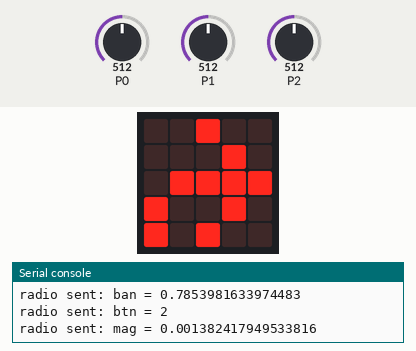
Recording of a program running on a simulated BBC micro:bit (MakeCode). Parts: the board's 5×5 LED display, the last lines printed to the serial console. The test bench sets the inputs (shaded band); at power-on: P0 = 512, P1 = 512, P2 = 512 (analog values on the 0–1023 scale). No radio messages arrive unless stated (any console line starting 'radio sent:' is added by the test bench).

Above: at 1.2 s.
1.3 s: P0 set to 547
At 2.4 s:
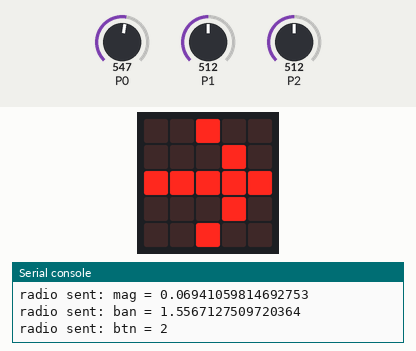
3.1 s: P1 set to 534
At 4.0 s:
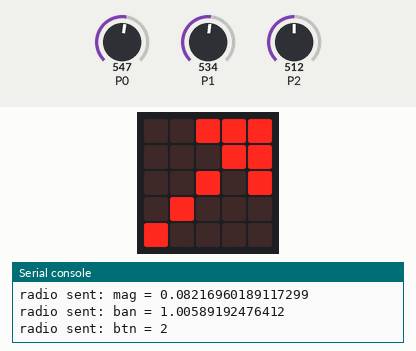
5.2 s: P1 set to 581
7.0 s: P1 set to 615
At 7.8 s:
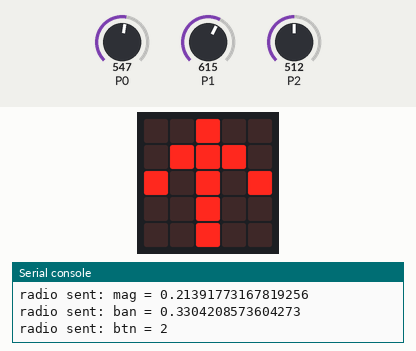
8.7 s: P0 set to 306
At 10.5 s:
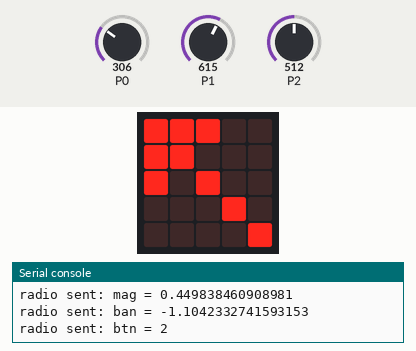
10.8 s: P0 set to 246
At 12.4 s:
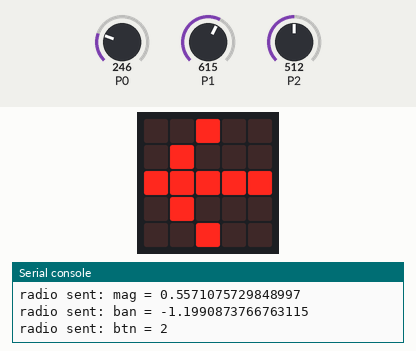
Timing chart, 0 to 13.9 s (numbered marks = the images above; inputs shaded):
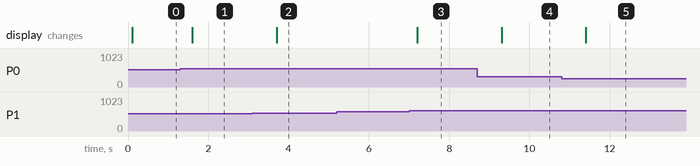

The program:

main.ts
```typescript
function dispDirection (angle: number) {
    if (angle > 3.14 * (-1 / 8) && angle <= 3.14 * (1 / 8)) {
        basic.showArrow(ArrowNames.North)
    } else if (angle > 3.14 * (1 / 8) && angle <= 3.14 * (3 / 8)) {
        basic.showArrow(ArrowNames.NorthEast)
    } else if (angle > 3.14 * (3 / 8) && angle <= 3.14 * (5 / 8)) {
        basic.showArrow(ArrowNames.East)
    } else if (angle > 3.14 * (5 / 8) && angle <= 3.14 * (7 / 8)) {
        basic.showArrow(ArrowNames.SouthEast)
    } else if (angle > 3.14 * (-3 / 8) && angle <= 3.14 * (-1 / 8)) {
        basic.showArrow(ArrowNames.NorthWest)
    } else if (angle > 3.14 * (-5 / 8) && angle <= 3.14 * (-3 / 8)) {
        basic.showArrow(ArrowNames.West)
    } else if (angle > 3.14 * (-7 / 8) && angle <= 3.14 * (-5 / 8)) {
        basic.showArrow(ArrowNames.SouthWest)
    } else {
        basic.showArrow(ArrowNames.South)
    }
}
function ButtonInfo () {
    buttonVal = pins.analogReadPin(AnalogPin.P2)
    if (buttonVal < 256) {
        buttonNum = 1
    } else if (buttonVal < 597) {
        buttonNum = 2
    } else if (buttonVal < 725) {
        buttonNum = 3
    } else if (buttonVal < 793) {
        buttonNum = 4
    } else if (buttonVal < 836) {
        buttonNum = 5
    } else if (buttonVal < 938) {
        buttonNum = 6
    } else {
        buttonNum = 0
    }
    return buttonNum
}
let baseAngle = 0
let magnitude = 0
let inputY = 0
let inputX = 0
let buttonNum = 0
let buttonVal = 0
radio.setGroup(1)
basic.forever(function () {
    inputX = Math.map(pins.analogReadPin(AnalogPin.P0), 0, 1023, -1, 1)
    inputY = Math.map(pins.analogReadPin(AnalogPin.P1), 0, 1023, -1, 1)
    magnitude = Math.sqrt(inputX * inputX + inputY * inputY)
    magnitude = Math.min(magnitude, 1)
    baseAngle = Math.atan2(inputX, inputY)
    radio.sendValue("mag", magnitude)
    radio.sendValue("ban", baseAngle)
    radio.sendValue("btn", ButtonInfo())
})
loops.everyInterval(100, function () {
    basic.pause(100)
    if (magnitude > 0.05) {
        dispDirection(baseAngle)
    } else if (buttonNum == 2) {
        basic.showLeds(`
            . . # . .
            . . . # .
            . # # # #
            # . . # .
            # . # . .
            `)
    } else if (buttonNum == 4) {
        basic.showLeds(`
            . . # . .
            . # . . .
            # # # # .
            . # . . #
            . . # . #
            `)
    } else {
        basic.clearScreen()
    }
})
```

test.ts
```typescript
// テストはここに来ます。このパッケージが拡張機能として使用されるときにはコンパイルされません。
```

Measured:
- the behaviour switches between 537 and 538 on P0 (found by bisection; images 0 and 1)
- the behaviour switches between 526 and 527 on P1 (found by bisection; images 1 and 2)
- the behaviour switches between 597 and 598 on P1 (found by bisection; images 2 and 3)
- after the input at 1.3 s, the display: changes after 0.30 s (image 1)
- after the input at 3.1 s, the display: changes after 0.60 s (image 2)
- after the input at 7.0 s, the display: changes after 0.20 s (image 3)
- after the input at 8.7 s, the display: changes after 0.61 s (image 4)
- after the input at 10.8 s, the display: changes after 0.61 s (image 5)
